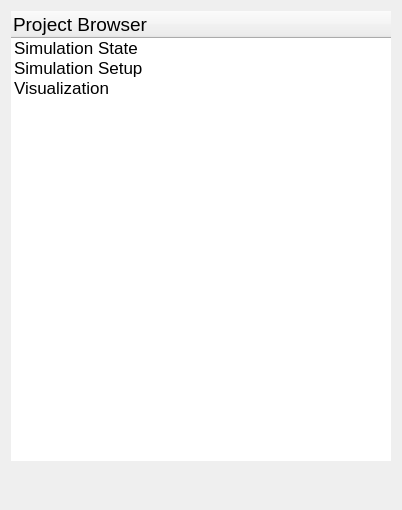
     <widget class="QWidget" name="widget_Project_Tree" native="true">
      <property name="sizePolicy">
       <sizepolicy hsizetype="Fixed" vsizetype="Minimum">
        <horstretch>0</horstretch>
        <verstretch>0</verstretch>
       </sizepolicy>
      </property>
      <property name="styleSheet">
       <string notr="true"/>
      </property>
      <layout class="QVBoxLayout" name="verticalLayout_11">
       <item>
        <widget class="QTreeWidget" name="treeWidget_Project_Browser">
         <property name="minimumSize">
          <size>
           <width>380</width>
           <height>450</height>
          </size>
         </property>
         <property name="maximumSize">
          <size>
           <width>370</width>
           <height>16777215</height>
          </size>
         </property>
         <property name="styleSheet">
          <string notr="true"/>
         </property>
         <property name="frameShape">
          <enum>QFrame::NoFrame</enum>
         </property>
         <property name="frameShadow">
          <enum>QFrame::Plain</enum>
         </property>
         <property name="iconSize">
          <size>
           <width>48</width>
           <height>48</height>
          </size>
         </property>
         <property name="indentation">
          <number>0</number>
         </property>
         <property name="animated">
          <bool>true</bool>
         </property>
         <attribute name="headerVisible">
          <bool>true</bool>
         </attribute>
         <attribute name="headerDefaultSectionSize">
          <number>70</number>
         </attribute>
         <attribute name="headerMinimumSectionSize">
          <number>48</number>
         </attribute>
         <column>
          <property name="text">
           <string>Project Browser</string>
          </property>
          <property name="font">
           <font>
            <pointsize>14</pointsize>
           </font>
          </property>
         </column>
         <item>
          <property name="text">
           <string>Simulation State</string>
          </property>
          <property name="font">
           <font>
            <pointsize>13</pointsize>
           </font>
          </property>
          <property name="icon">
           <iconset resource="icons.qrc">
            <normaloff>:/icons/icons/computer-system.png</normaloff>:/icons/icons/computer-system.png</iconset>
          </property>
         </item>
         <item>
          <property name="text">
           <string>Simulation Setup</string>
          </property>
          <property name="font">
           <font>
            <pointsize>13</pointsize>
           </font>
          </property>
          <property name="icon">
           <iconset resource="icons.qrc">
            <normaloff>:/icons/icons/cog.png</normaloff>:/icons/icons/cog.png</iconset>
          </property>
         </item>
         <item>
          <property name="text">
           <string>Visualization</string>
          </property>
          <property name="font">
           <font>
            <pointsize>13</pointsize>
           </font>
          </property>
          <property name="icon">
           <iconset resource="icons.qrc">
            <normaloff>:/icons/icons/portfolio.png</normaloff>:/icons/icons/portfolio.png</iconset>
          </property>
         </item>
        </widget>
       </item>
       <item>
        <widget class="QWidget" name="widget" native="true">
         <layout class="QGridLayout" name="gridLayout_2">
          <item row="0" column="0">
           <widget class="QLabel" name="label_OSS_Logo">
            <property name="sizePolicy">
             <sizepolicy hsizetype="Expanding" vsizetype="Expanding">
              <horstretch>0</horstretch>
              <verstretch>0</verstretch>
             </sizepolicy>
            </property>
            <property name="maximumSize">
             <size>
              <width>270</width>
              <height>290</height>
             </size>
            </property>
            <property name="text">
             <string/>
            </property>
            <property name="pixmap">
             <pixmap resource="icons.qrc">:/icons/icons/Updated_OSS_DBS_logo.jpeg</pixmap>
            </property>
            <property name="scaledContents">
             <bool>true</bool>
            </property>
            <property name="alignment">
             <set>Qt::AlignCenter</set>
            </property>
            <property name="margin">
             <number>0</number>
            </property>
           </widget>
          </item>
         </layout>
        </widget>
       </item>
      </layout>
     </widget>
